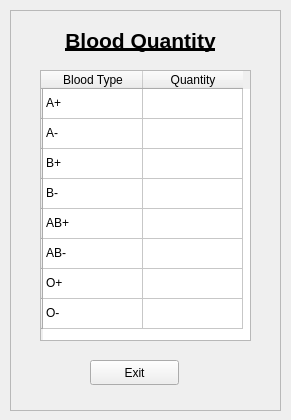
<?xml version="1.0" encoding="UTF-8"?>
<ui version="4.0">
 <class>bloodquanityList</class>
 <widget class="QWidget" name="bloodquanityList">
  <property name="geometry">
   <rect>
    <x>0</x>
    <y>0</y>
    <width>291</width>
    <height>420</height>
   </rect>
  </property>
  <property name="windowTitle">
   <string>Form</string>
  </property>
  <widget class="QFrame" name="frame">
   <property name="geometry">
    <rect>
     <x>10</x>
     <y>10</y>
     <width>271</width>
     <height>401</height>
    </rect>
   </property>
   <property name="frameShape">
    <enum>QFrame::StyledPanel</enum>
   </property>
   <property name="frameShadow">
    <enum>QFrame::Raised</enum>
   </property>
   <widget class="QLabel" name="titlelabel">
    <property name="geometry">
     <rect>
      <x>30</x>
      <y>10</y>
      <width>201</width>
      <height>41</height>
     </rect>
    </property>
    <property name="text">
     <string>&lt;html&gt;&lt;head/&gt;&lt;body&gt;&lt;p align=&quot;center&quot;&gt;&lt;span style=&quot; font-size:16pt; font-weight:600; text-decoration: underline;&quot;&gt;Blood Quantity&lt;/span&gt;&lt;/p&gt;&lt;/body&gt;&lt;/html&gt;</string>
    </property>
   </widget>
   <widget class="QTableWidget" name="tableWidget">
    <property name="geometry">
     <rect>
      <x>30</x>
      <y>60</y>
      <width>211</width>
      <height>271</height>
     </rect>
    </property>
    <row>
     <property name="text">
      <string/>
     </property>
    </row>
    <row>
     <property name="text">
      <string/>
     </property>
    </row>
    <row>
     <property name="text">
      <string/>
     </property>
    </row>
    <row>
     <property name="text">
      <string/>
     </property>
    </row>
    <row>
     <property name="text">
      <string/>
     </property>
    </row>
    <row>
     <property name="text">
      <string/>
     </property>
    </row>
    <row>
     <property name="text">
      <string/>
     </property>
    </row>
    <row>
     <property name="text">
      <string/>
     </property>
    </row>
    <column>
     <property name="text">
      <string>Blood Type</string>
     </property>
    </column>
    <column>
     <property name="text">
      <string>Quantity</string>
     </property>
    </column>
    <item row="0" column="0">
     <property name="text">
      <string>A+</string>
     </property>
    </item>
    <item row="1" column="0">
     <property name="text">
      <string>A-</string>
     </property>
    </item>
    <item row="2" column="0">
     <property name="text">
      <string>B+</string>
     </property>
    </item>
    <item row="3" column="0">
     <property name="text">
      <string>B-</string>
     </property>
    </item>
    <item row="4" column="0">
     <property name="text">
      <string>AB+</string>
     </property>
    </item>
    <item row="5" column="0">
     <property name="text">
      <string>AB-</string>
     </property>
    </item>
    <item row="6" column="0">
     <property name="text">
      <string>O+</string>
     </property>
    </item>
    <item row="7" column="0">
     <property name="text">
      <string>O-</string>
     </property>
    </item>
   </widget>
   <widget class="QPushButton" name="exit">
    <property name="geometry">
     <rect>
      <x>80</x>
      <y>350</y>
      <width>89</width>
      <height>25</height>
     </rect>
    </property>
    <property name="text">
     <string>Exit</string>
    </property>
   </widget>
  </widget>
 </widget>
 <resources/>
 <connections/>
</ui>
